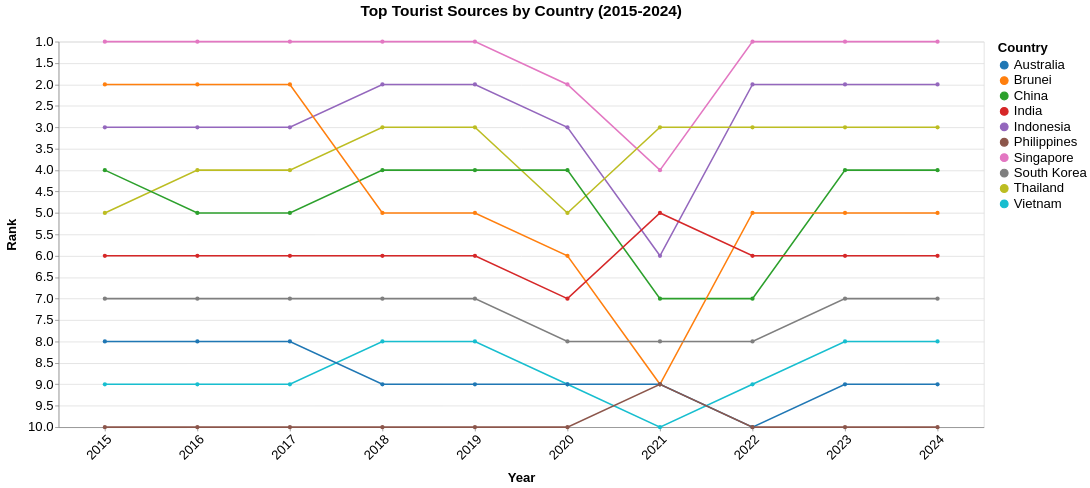

Vega-Lite specification stored for this chart:
### Vega-Lite specification from a JSON file in a GitHub repository (floating-point values rounded to 4 significant figures)
{"$schema": "https://vega.github.io/schema/vega-lite/v5.json", "title": {"text": "Top Tourist Sources by Country (2015-2024)", "fontSize": 20, "anchor": "middle", "dy": -16}, "data": {"values": [{"Country": "Singapore", "year": 2024, "Visitors": 4276007, "rank": 1}, {"Country": "Singapore", "year": 2023, "Visitors": 8308230, "rank": 1}, {"Country": "Singapore", "year": 2022, "Visitors": 5222991, "rank": 1}, {"Country": "Singapore", "year": 2021, "Visitors": 16308, "rank": 4}, {"Country": "Singapore", "year": 2020, "Visitors": 1545255, "rank": 2}, {"Country": "Singapore", "year": 2019, "Visitors": 10163882, "rank": 1}, {"Country": "Singapore", "year": 2018, "Visitors": 10615986, "rank": 1}, {"Country": "Singapore", "year": 2017, "Visitors": 12441713, "rank": 1}, {"Country": "Singapore", "year": 2016, "Visitors": 13272961, "rank": 1}, {"Country": "Singapore", "year": 2015, "Visitors": 12930754, "rank": 1}, {"Country": "Indonesia", "year": 2024, "Visitors": 1786630, "rank": 2}, {"Country": "Indonesia", "year": 2023, "Visitors": 3108165, "rank": 2}, {"Country": "Indonesia", "year": 2022, "Visitors": 1481739, "rank": 2}, {"Country": "Indonesia", "year": 2021, "Visitors": 11025, "rank": 6}, {"Country": "Indonesia", "year": 2020, "Visitors": 711723, "rank": 3}, {"Country": "Indonesia", "year": 2019, "Visitors": 3623277, "rank": 2}, {"Country": "Indonesia", "year": 2018, "Visitors": 3277689, "rank": 2}, {"Country": "Indonesia", "year": 2017, "Visitors": 2796570, "rank": 3}, {"Country": "Indonesia", "year": 2016, "Visitors": 3049964, "rank": 3}, {"Country": "Indonesia", "year": 2015, "Visitors": 2788033, "rank": 3}, {"Country": "Thailand", "year": 2024, "Visitors": 813783, "rank": 3}, {"Country": "Thailand", "year": 2023, "Visitors": 1551282, "rank": 3}, {"Country": "Thailand", "year": 2022, "Visitors": 715528, "rank": 3}, {"Country": "Thailand", "year": 2021, "Visitors": 59607, "rank": 3}, {"Country": "Thailand", "year": 2020, "Visitors": 394413, "rank": 5}, {"Country": "Thailand", "year": 2019, "Visitors": 1884306, "rank": 3}, {"Country": "Thailand", "year": 2018, "Visitors": 1914692, "rank": 3}, {"Country": "Thailand", "year": 2017, "Visitors": 1836522, "rank": 4}, {"Country": "Thailand", "year": 2016, "Visitors": 1780800, "rank": 4}, {"Country": "Thailand", "year": 2015, "Visitors": 1343569, "rank": 5}, {"Country": "China", "year": 2024, "Visitors": 1449711, "rank": 4}, {"Country": "China", "year": 2023, "Visitors": 1474114, "rank": 4}, {"Country": "China", "year": 2022, "Visitors": 211363, "rank": 7}, {"Country": "China", "year": 2021, "Visitors": 7701, "rank": 7}, {"Country": "China", "year": 2020, "Visitors": 405149, "rank": 4}, {"Country": "China", "year": 2019, "Visitors": 3114257, "rank": 4}, {"Country": "China", "year": 2018, "Visitors": 2944133, "rank": 4}, {"Country": "China", "year": 2017, "Visitors": 2281666, "rank": 5}, {"Country": "China", "year": 2016, "Visitors": 2124942, "rank": 5}, {"Country": "China", "year": 2015, "Visitors": 1677163, "rank": 4}, {"Country": "Brunei", "year": 2024, "Visitors": 565999, "rank": 5}, {"Country": "Brunei", "year": 2023, "Visitors": 811833, "rank": 5}, {"Country": "Brunei", "year": 2022, "Visitors": 301757, "rank": 5}, {"Country": "Brunei", "year": 2021, "Visitors": 773, "rank": 9}, {"Country": "Brunei", "year": 2020, "Visitors": 136020, "rank": 6}, {"Country": "Brunei", "year": 2019, "Visitors": 1216123, "rank": 5}, {"Country": "Brunei", "year": 2018, "Visitors": 1382031, "rank": 5}, {"Country": "Brunei", "year": 2017, "Visitors": 1660506, "rank": 2}, {"Country": "Brunei", "year": 2016, "Visitors": 1391016, "rank": 2}, {"Country": "Brunei", "year": 2015, "Visitors": 1133555, "rank": 2}, {"Country": "India", "year": 2024, "Visitors": 537493, "rank": 6}, {"Country": "India", "year": 2023, "Visitors": 671846, "rank": 6}, {"Country": "India", "year": 2022, "Visitors": 324548, "rank": 6}, {"Country": "India", "year": 2021, "Visitors": 3916, "rank": 5}, {"Country": "India", "year": 2020, "Visitors": 155883, "rank": 7}, {"Country": "India", "year": 2019, "Visitors": 735309, "rank": 6}, {"Country": "India", "year": 2018, "Visitors": 600311, "rank": 6}, {"Country": "India", "year": 2017, "Visitors": 552739, "rank": 6}, {"Country": "India", "year": 2016, "Visitors": 638578, "rank": 6}, {"Country": "India", "year": 2015, "Visitors": 722141, "rank": 6}, {"Country": "South Korea", "year": 2024, "Visitors": 232711, "rank": 7}, {"Country": "South Korea", "year": 2023, "Visitors": 400853, "rank": 7}, {"Country": "South Korea", "year": 2022, "Visitors": 146384, "rank": 8}, {"Country": "South Korea", "year": 2021, "Visitors": 3028, "rank": 8}, {"Country": "South Korea", "year": 2020, "Visitors": 119750, "rank": 8}, {"Country": "South Korea", "year": 2019, "Visitors": 673065, "rank": 7}, {"Country": "South Korea", "year": 2018, "Visitors": 616783, "rank": 7}, {"Country": "South Korea", "year": 2017, "Visitors": 484528, "rank": 7}, {"Country": "South Korea", "year": 2016, "Visitors": 444439, "rank": 7}, {"Country": "South Korea", "year": 2015, "Visitors": 421161, "rank": 7}, {"Country": "Vietnam", "year": 2024, "Visitors": 137344, "rank": 8}, {"Country": "Vietnam", "year": 2023, "Visitors": 286083, "rank": 8}, {"Country": "Vietnam", "year": 2022, "Visitors": 123931, "rank": 9}, {"Country": "Vietnam", "year": 2021, "Visitors": 14136, "rank": 10}, {"Country": "Vietnam", "year": 2020, "Visitors": 71622, "rank": 9}, {"Country": "Vietnam", "year": 2019, "Visitors": 892716, "rank": 8}, {"Country": "Vietnam", "year": 2018, "Visitors": 786327, "rank": 8}, {"Country": "Vietnam", "year": 2017, "Visitors": 638135, "rank": 9}, {"Country": "Vietnam", "year": 2016, "Visitors": 703737, "rank": 9}, {"Country": "Vietnam", "year": 2015, "Visitors": 646891, "rank": 9}, {"Country": "Australia", "year": 2024, "Visitors": 159318, "rank": 9}, {"Country": "Australia", "year": 2023, "Visitors": 276477, "rank": 9}, {"Country": "Australia", "year": 2022, "Visitors": 118598, "rank": 10}, {"Country": "Australia", "year": 2021, "Visitors": 33451, "rank": 9}, {"Country": "Australia", "year": 2020, "Visitors": 195146, "rank": 9}, {"Country": "Australia", "year": 2019, "Visitors": 1282782, "rank": 9}, {"Country": "Australia", "year": 2018, "Visitors": 1034871, "rank": 9}, {"Country": "Australia", "year": 2017, "Visitors": 899202, "rank": 8}, {"Country": "Australia", "year": 2016, "Visitors": 737115, "rank": 8}, {"Country": "Australia", "year": 2015, "Visitors": 714047, "rank": 8}, {"Country": "Philippines", "year": 2024, "Visitors": 60100, "rank": 10}, {"Country": "Philippines", "year": 2023, "Visitors": 137781, "rank": 10}, {"Country": "Philippines", "year": 2022, "Visitors": 86462, "rank": 10}, {"Country": "Philippines", "year": 2021, "Visitors": 10229, "rank": 9}, {"Country": "Philippines", "year": 2020, "Visitors": 53889, "rank": 10}, {"Country": "Philippines", "year": 2019, "Visitors": 1114257, "rank": 10}, {"Country": "Philippines", "year": 2018, "Visitors": 1167375, "rank": 10}, {"Country": "Philippines", "year": 2017, "Visitors": 1066461, "rank": 10}, {"Country": "Philippines", "year": 2016, "Visitors": 1029488, "rank": 10}, {"Country": "Philippines", "year": 2015, "Visitors": 957408, "rank": 10}]}, "width": 1200, "height": 500, "mark": {"type": "line", "point": true, "strokeWidth": 2}, "encoding": {"x": {"field": "year", "type": "ordinal", "title": "Year", "axis": {"labelOverlap": "parity", "labelAngle": -45}}, "y": {"field": "rank", "type": "quantitative", "title": "Rank", "scale": {"domain": [10, 1], "nice": true}, "axis": {"reverse": true}}, "color": {"field": "Country", "type": "nominal", "scale": {"scheme": "category10"}}, "tooltip": [{"field": "Country", "type": "nominal", "title": "Country"}, {"field": "year", "type": "ordinal", "title": "Year"}, {"field": "rank", "type": "quantitative", "title": "Rank"}, {"field": "Visitors", "type": "quantitative", "title": "Visitors", "format": ","}]}, "config": {"axis": {"labelFontSize": 17, "titleFontSize": 17, "titlePadding": 12}, "legend": {"labelFontSize": 17, "titleFontSize": 17, "labelPadding": 12}, "tooltip": {"labelFontSize": 17, "titleFontSize": 17}}}
